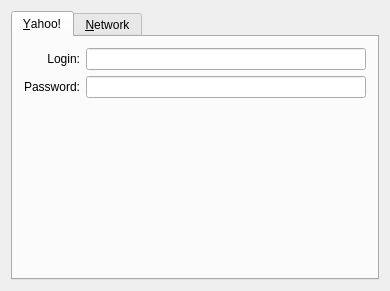
<ui version="4.0" >
 <class>YahooConfigBase</class>
 <widget class="QWidget" name="YahooConfigBase" >
  <property name="geometry" >
   <rect>
    <x>0</x>
    <y>0</y>
    <width>390</width>
    <height>291</height>
   </rect>
  </property>
  <property name="windowTitle" >
   <string></string>
  </property>
  <layout class="QVBoxLayout" >
   <property name="margin" >
    <number>11</number>
   </property>
   <property name="spacing" >
    <number>6</number>
   </property>
   <item>
    <widget class="QTabWidget" name="tabCfg" >
     <widget class="QWidget" name="tabYahoo" >
      <attribute name="title" >
       <string>&amp;Yahoo!</string>
      </attribute>
      <layout class="QGridLayout" >
       <property name="margin" >
        <number>11</number>
       </property>
       <property name="spacing" >
        <number>6</number>
       </property>
       <item row="0" column="0" >
        <widget class="QLabel" name="TextLabel5" >
         <property name="text" >
          <string>Login:</string>
         </property>
         <property name="alignment" >
          <set>Qt::AlignRight|Qt::AlignTrailing|Qt::AlignVCenter</set>
         </property>
         <property name="wordWrap" >
          <bool>false</bool>
         </property>
        </widget>
       </item>
       <item row="0" column="1" >
        <widget class="QLineEdit" name="edtLogin" />
       </item>
       <item row="1" column="0" >
        <widget class="QLabel" name="TextLabel6" >
         <property name="text" >
          <string>Password:</string>
         </property>
         <property name="alignment" >
          <set>Qt::AlignRight|Qt::AlignTrailing|Qt::AlignVCenter</set>
         </property>
         <property name="wordWrap" >
          <bool>false</bool>
         </property>
        </widget>
       </item>
       <item row="1" column="1" >
        <widget class="QLineEdit" name="edtPassword" >
         <property name="echoMode" >
          <enum>QLineEdit::Password</enum>
         </property>
        </widget>
       </item>
       <item row="3" column="0" >
        <spacer>
         <property name="orientation" >
          <enum>Qt::Vertical</enum>
         </property>
         <property name="sizeType" >
          <enum>QSizePolicy::Expanding</enum>
         </property>
         <property name="sizeHint" >
          <size>
           <width>20</width>
           <height>20</height>
          </size>
         </property>
        </spacer>
       </item>
       <item row="2" column="0" colspan="2" >
        <widget class="LinkLabel" native="1" name="lnkReg" />
       </item>
      </layout>
     </widget>
     <widget class="QWidget" name="tab" >
      <attribute name="title" >
       <string>&amp;Network</string>
      </attribute>
      <layout class="QGridLayout" >
       <property name="margin" >
        <number>11</number>
       </property>
       <property name="spacing" >
        <number>6</number>
       </property>
       <item row="0" column="0" >
        <widget class="QLabel" name="TextLabel1" >
         <property name="text" >
          <string>Server:</string>
         </property>
         <property name="alignment" >
          <set>Qt::AlignRight|Qt::AlignTrailing|Qt::AlignVCenter</set>
         </property>
         <property name="wordWrap" >
          <bool>false</bool>
         </property>
        </widget>
       </item>
       <item row="0" column="1" >
        <widget class="QLineEdit" name="edtServer" />
       </item>
       <item row="1" column="1" >
        <layout class="QHBoxLayout" >
         <property name="margin" >
          <number>0</number>
         </property>
         <property name="spacing" >
          <number>6</number>
         </property>
         <item>
          <widget class="QSpinBox" name="edtPort" >
           <property name="maximum" >
            <number>65535</number>
           </property>
           <property name="minimum" >
            <number>1</number>
           </property>
          </widget>
         </item>
         <item>
          <spacer>
           <property name="orientation" >
            <enum>Qt::Horizontal</enum>
           </property>
           <property name="sizeType" >
            <enum>QSizePolicy::Expanding</enum>
           </property>
           <property name="sizeHint" >
            <size>
             <width>20</width>
             <height>20</height>
            </size>
           </property>
          </spacer>
         </item>
        </layout>
       </item>
       <item row="1" column="0" >
        <widget class="QLabel" name="TextLabel2" >
         <property name="text" >
          <string>Port:</string>
         </property>
         <property name="alignment" >
          <set>Qt::AlignRight|Qt::AlignTrailing|Qt::AlignVCenter</set>
         </property>
         <property name="wordWrap" >
          <bool>false</bool>
         </property>
        </widget>
       </item>
       <item row="8" column="0" >
        <spacer>
         <property name="orientation" >
          <enum>Qt::Vertical</enum>
         </property>
         <property name="sizeType" >
          <enum>QSizePolicy::Expanding</enum>
         </property>
         <property name="sizeHint" >
          <size>
           <width>20</width>
           <height>20</height>
          </size>
         </property>
        </spacer>
       </item>
       <item row="7" column="0" colspan="2" >
        <widget class="QLabel" name="TextLabel1_4" >
         <property name="sizePolicy" >
          <sizepolicy>
           <hsizetype>5</hsizetype>
           <vsizetype>1</vsizetype>
           <horstretch>0</horstretch>
           <verstretch>0</verstretch>
          </sizepolicy>
         </property>
         <property name="text" >
          <string>Note: For HTTP-polling using proxy settings for HTTP</string>
         </property>
         <property name="alignment" >
          <set>Qt::AlignLeading|Qt::AlignLeft|Qt::AlignVCenter</set>
         </property>
         <property name="wordWrap" >
          <bool>false</bool>
         </property>
        </widget>
       </item>
       <item row="6" column="0" colspan="2" >
        <widget class="QCheckBox" name="chkAuto" >
         <property name="text" >
          <string>&amp;Automatically use HTTP polling if proxy required</string>
         </property>
        </widget>
       </item>
       <item row="5" column="0" colspan="2" >
        <widget class="QCheckBox" name="chkHTTP" >
         <property name="text" >
          <string>Use &amp;HTTP polling</string>
         </property>
        </widget>
       </item>
       <item row="4" column="0" colspan="2" >
        <widget class="Line" name="Line3" >
         <property name="frameShape" >
          <enum>QFrame::HLine</enum>
         </property>
         <property name="frameShadow" >
          <enum>QFrame::Sunken</enum>
         </property>
         <property name="orientation" >
          <enum>Qt::Horizontal</enum>
         </property>
        </widget>
       </item>
       <item row="3" column="0" colspan="2" >
        <layout class="QHBoxLayout" >
         <property name="margin" >
          <number>0</number>
         </property>
         <property name="spacing" >
          <number>6</number>
         </property>
         <item>
          <widget class="QSpinBox" name="edtMinPort" >
           <property name="maximum" >
            <number>65534</number>
           </property>
           <property name="minimum" >
            <number>1024</number>
           </property>
          </widget>
         </item>
         <item>
          <widget class="QLabel" name="TextLabel2_2" >
           <property name="text" >
            <string>-</string>
           </property>
           <property name="wordWrap" >
            <bool>false</bool>
           </property>
          </widget>
         </item>
         <item>
          <widget class="QSpinBox" name="edtMaxPort" >
           <property name="maximum" >
            <number>65534</number>
           </property>
           <property name="minimum" >
            <number>1024</number>
           </property>
          </widget>
         </item>
         <item>
          <spacer>
           <property name="orientation" >
            <enum>Qt::Horizontal</enum>
           </property>
           <property name="sizeType" >
            <enum>QSizePolicy::Expanding</enum>
           </property>
           <property name="sizeHint" >
            <size>
             <width>20</width>
             <height>20</height>
            </size>
           </property>
          </spacer>
         </item>
        </layout>
       </item>
       <item row="2" column="0" colspan="2" >
        <widget class="QLabel" name="TextLabel1_2" >
         <property name="text" >
          <string>Port range for direct connections:</string>
         </property>
         <property name="wordWrap" >
          <bool>false</bool>
         </property>
        </widget>
       </item>
      </layout>
     </widget>
    </widget>
   </item>
  </layout>
 </widget>
 <customwidgets>
  <customwidget>
   <class>LinkLabel</class>
   <extends>QWidget</extends>
   <header>linklabel.h</header>
  </customwidget>
 </customwidgets>
 <tabstops>
  <tabstop>tabCfg</tabstop>
  <tabstop>edtLogin</tabstop>
  <tabstop>edtPassword</tabstop>
  <tabstop>edtServer</tabstop>
  <tabstop>edtPort</tabstop>
  <tabstop>edtMinPort</tabstop>
  <tabstop>edtMaxPort</tabstop>
  <tabstop>chkHTTP</tabstop>
  <tabstop>chkAuto</tabstop>
 </tabstops>
 <resources/>
 <connections/>
</ui>
